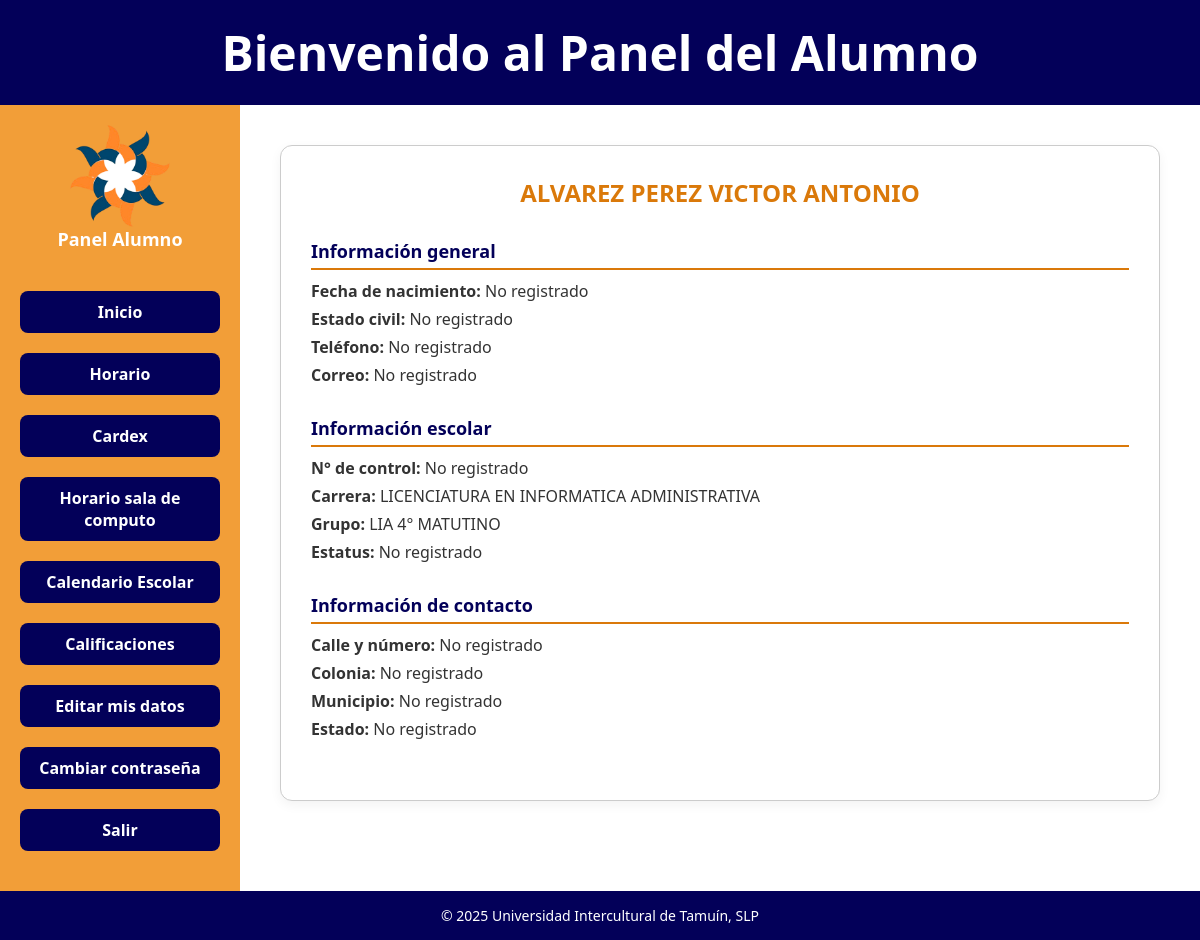
Screenshot of /panel_general_alumno.php (signed in) with the database file from the repository.
### tables this page shows
CREATE TABLE IF NOT EXISTS `alumnos` (
  `id_alumno` int NOT NULL AUTO_INCREMENT,
  `nombre_completo` varchar(100) NOT NULL,
  `usuario` varchar(20) NOT NULL,
  `contrasena` varchar(255) NOT NULL,
  `id_grupo` int NOT NULL,
  PRIMARY KEY (`id_alumno`),
  UNIQUE KEY `usuario` (`usuario`),
  KEY `id_grupo` (`id_grupo`)
);

CREATE TABLE IF NOT EXISTS `carreras` (
  `id_carrera` int NOT NULL AUTO_INCREMENT,
  `nombre_carrera` varchar(100) NOT NULL,
  PRIMARY KEY (`id_carrera`)
);

CREATE TABLE IF NOT EXISTS `grupos` (
  `id_grupo` int NOT NULL AUTO_INCREMENT,
  `nombre_grupo` varchar(100) NOT NULL,
  `id_carrera` int NOT NULL,
  `id_semestre` int DEFAULT NULL,
  PRIMARY KEY (`id_grupo`),
  KEY `id_carrera` (`id_carrera`),
  KEY `id_semestre` (`id_semestre`)
);

### inicio_alumno.php (the view, shortened to what this page needs)
<?php
include("conexion.php");
$id_alumno = $_SESSION['id_alumno'] ?? null;
$sql = "SELECT a.nombre_completo, g.nombre_grupo, c.nombre_carrera
        FROM alumnos a
        JOIN grupos g ON a.id_grupo = g.id_grupo
        JOIN carreras c ON g.id_carrera = c.id_carrera
        WHERE a.id_alumno = ?";
$stmt = $conn->prepare($sql);
$stmt->bind_param("i", $id_alumno);
$stmt->execute();
$basicos = $stmt->get_result()->fetch_assoc();
$stmt2 = $conn->prepare("SELECT * FROM datos_alumno WHERE id_alumno = ?");
$stmt2->bind_param("i", $id_alumno);
$stmt2->execute();
$extra = $stmt2->get_result()->fetch_assoc();
?>
<div class="card-datos">
  <h2><?= $basicos['nombre_completo'] ?></h2>
  <div class="datos-bloque">
    <h3>Información general</h3>
    <p><strong>Fecha de nacimiento:</strong> <?= $extra['nacimiento'] ?? 'No registrado' ?></p>
    <p><strong>Estado civil:</strong> <?= $extra['estado_civil'] ?? 'No registrado' ?></p>
    <p><strong>Teléfono:</strong> <?= $extra['telefono'] ?? 'No registrado' ?></p>
    <p><strong>Correo:</strong> <?= $extra['correo'] ?? 'No registrado' ?></p>
  </div>
  <div class="datos-bloque">
    <h3>Información escolar</h3>
    <p><strong>N° de control:</strong> <?= $extra['control'] ?? 'No registrado' ?></p>
    <p><strong>Carrera:</strong> <?= $basicos['nombre_carrera'] ?></p>
    <p><strong>Grupo:</strong> <?= $basicos['nombre_grupo'] ?></p>
    <p><strong>Estatus:</strong> <?= $extra['estatus'] ?? 'No registrado' ?></p>
  </div>
  <div class="datos-bloque">
    <h3>Información de contacto</h3>
    <p><strong>Calle y número:</strong> <?= $extra['calle'] ?? 'No registrado' ?></p>
    <p><strong>Colonia:</strong> <?= $extra['colonia'] ?? 'No registrado' ?></p>
    <p><strong>Municipio:</strong> <?= $extra['municipio'] ?? 'No registrado' ?></p>
    <p><strong>Estado:</strong> <?= $extra['estado'] ?? 'No registrado' ?></p>
  </div>
</div>

### panel_general_alumno.css (style rules this page uses)
* { box-sizing: border-box; margin: 0; padding: 0; }
body { font-family: 'Segoe UI', sans-serif; background-color: #f0f4f8; display: flex; flex-direction: column; min-height: 100vh; }
main h2 { color: #da790a; margin-bottom: 20px; }
main p { font-size: 16px; color: #333; margin-bottom: 10px; }
.card-datos { background-color: #ffffff; border: 1px solid #ccc; border-radius: 12px; padding: 30px; box-shadow: 0 4px 12px rgba(0, 0, 0, 0.05); max-width: 900px; margin: 0 auto; }
.card-datos h2 { color: #da790a; text-align: center; margin-bottom: 30px; }
.datos-bloque { margin-bottom: 30px; }
.datos-bloque h3 { color: #030059; font-size: 18px; margin-bottom: 10px; border-bottom: 2px solid #da790a; padding-bottom: 5px; }
.datos-bloque p { font-size: 16px; margin: 6px 0; color: #333; }

### rows the page displays
alumnos: nombre_completo "ALVAREZ PEREZ VICTOR ANTONIO", carreras.nombre_carrera "LICENCIATURA EN INFORMATICA ADMINISTRATIVA", id_grupo.nombre_grupo "LIA 4° MATUTINO"

### other values shown
$extra['nacimiento'] "No registrado"
$extra['estado_civil'] "No registrado"
$extra['telefono'] "No registrado"
$extra['correo'] "No registrado"
$extra['control'] "No registrado"
$extra['estatus'] "No registrado"
$extra['calle'] "No registrado"
$extra['colonia'] "No registrado"
$extra['municipio'] "No registrado"
$extra['estado'] "No registrado"
